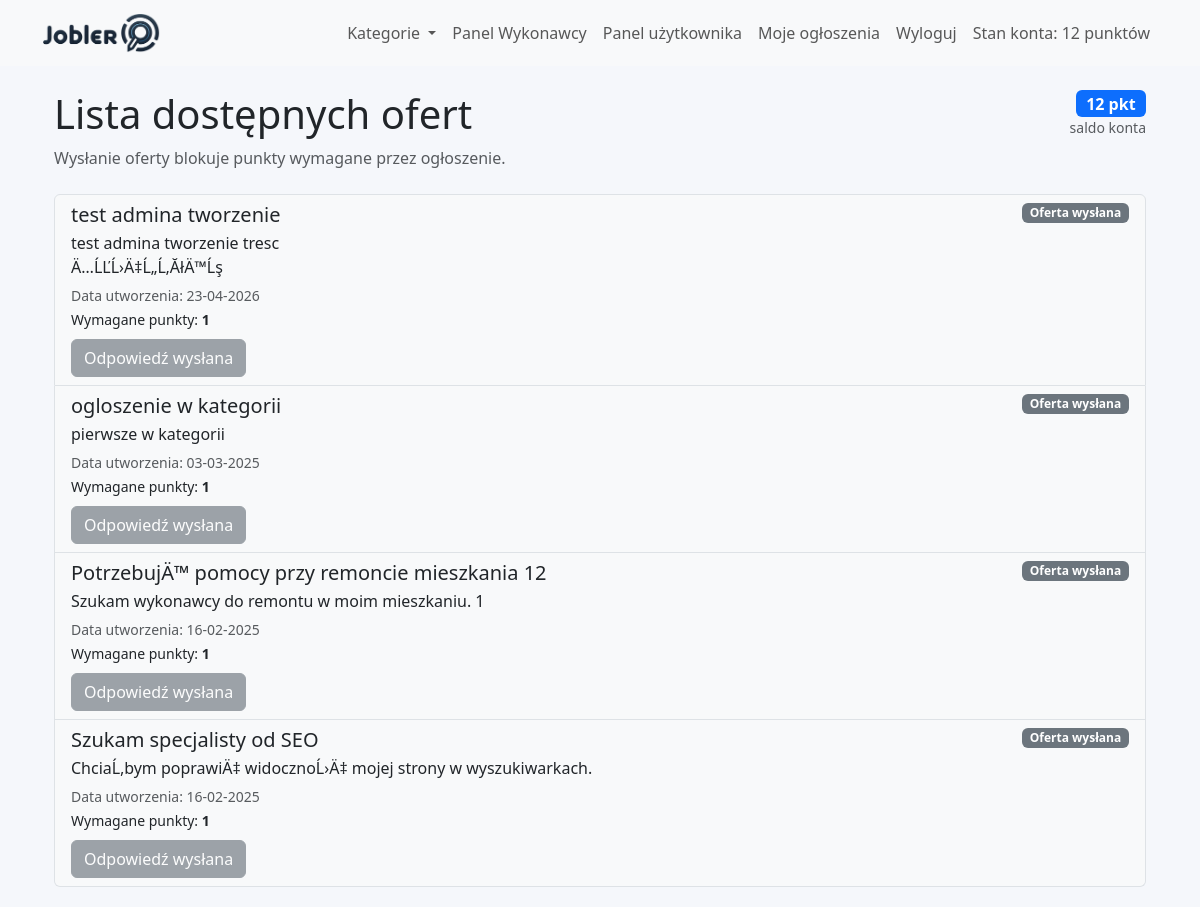
/views/executor/offer_list.php (signed in), run on the app's committed database.
### tables this page shows
CREATE TABLE `users` (
  `id` int(11) NOT NULL,
  `email` varchar(255) NOT NULL,
  `password` varchar(255) NOT NULL,
  `role` enum('user','executor','admin') NOT NULL DEFAULT 'user',
  `created_at` timestamp NOT NULL DEFAULT current_timestamp(),
  `email_verified_at` datetime DEFAULT NULL,
  `last_login` datetime DEFAULT NULL,
  `last_activity` datetime DEFAULT NULL,
  `name` varchar(255) NOT NULL,
  `username` varchar(255) NOT NULL,
  `updated_at` timestamp NOT NULL DEFAULT current_timestamp() ON UPDATE current_timestamp(),
  `registration_ip` varchar(45) DEFAULT NULL,
  `user_agent` varchar(500) DEFAULT NULL,
  `last_login_ip` varchar(45) DEFAULT NULL,
  `status` enum('active','inactive') DEFAULT 'active',
  `phone` varchar(15) DEFAULT NULL,
  `account_balance` int(11) NOT NULL DEFAULT 0,
  `avatar` varchar(255) DEFAULT NULL,
  `need_change` tinyint(1) NOT NULL DEFAULT 0,
  `newsletter_subscription` tinyint(1) DEFAULT 0,
  `original_email` varchar(255) DEFAULT NULL,
  `original_name` varchar(255) DEFAULT NULL,
  `original_username` varchar(255) DEFAULT NULL,
  `original_phone` varchar(50) DEFAULT NULL,
  `profile_updated_at` datetime DEFAULT NULL
);

CREATE TABLE `jobs` (
  `id` int(11) NOT NULL,
  `user_id` int(11) NOT NULL,
  `title` varchar(255) NOT NULL,
  `description` text NOT NULL,
  `status` enum('open','in_progress','closed') NOT NULL DEFAULT 'open',
  `created_at` timestamp NOT NULL DEFAULT current_timestamp(),
  `updated_at` timestamp NOT NULL DEFAULT current_timestamp() ON UPDATE current_timestamp(),
  `points_required` int(11) NOT NULL DEFAULT 1,
  `category_id` int(11) DEFAULT NULL,
  `executor_id` int(11) DEFAULT NULL,
  `budget_estimate` decimal(10,2) DEFAULT NULL,
  `realization_time` varchar(120) DEFAULT NULL,
  `validity_days` int(11) NOT NULL DEFAULT 7,
  `expires_at` datetime DEFAULT NULL,
  `work_mode` varchar(20) NOT NULL DEFAULT 'remote',
  `primary_image` varchar(255) NOT NULL DEFAULT 'no_image.jpg',
  `deleted_at` datetime DEFAULT NULL,
  `archived_at` datetime DEFAULT NULL,
  `archive_reason` varchar(80) DEFAULT NULL
);

### models/Database.php (called while the page is built, shortened)
<?php
class Database {
    private static $pdo;
    public static function getConnection() {
        if (self::$pdo == null) {
            try {
                self::$pdo = new PDO(
                    'mysql:host=localhost;dbname=jobler',
                    'root',
                    ''
                );
                self::$pdo->setAttribute(PDO::ATTR_ERRMODE, PDO::ERRMODE_EXCEPTION);
                self::$pdo->setAttribute(PDO::ATTR_DEFAULT_FETCH_MODE, PDO::FETCH_ASSOC);
            } catch (PDOException $e) {
                die("Connection failed: " . $e->getMessage());
            }
        }
        return self::$pdo;
    }
}
?>

### models/Executor.php (called while the page is built, shortened)
<?php
include_once('Database.php');
class Executor {
    private $pdo;
    private $workflowColumnsEnsured = false;
    public function __construct() {
        $this->pdo = Database::getConnection();
    }
    private function ensureOfferWorkflowColumns() {
        if ($this->workflowColumnsEnsured) {
            return;
        }
        $responseColumns = [
            'proposed_price' => "ALTER TABLE responses ADD COLUMN proposed_price DECIMAL(10,2) DEFAULT NULL",
            'scope' => "ALTER TABLE responses ADD COLUMN scope TEXT DEFAULT NULL",
            'points_reserved' => "ALTER TABLE responses ADD COLUMN points_reserved INT(11) NOT NULL DEFAULT 0",
            'status' => "ALTER TABLE responses ADD COLUMN status VARCHAR(20) NOT NULL DEFAULT 'pending'",
            'accepted_at' => "ALTER TABLE responses ADD COLUMN accepted_at DATETIME DEFAULT NULL",
        ];
        $jobColumns = [
            'executor_id' => "ALTER TABLE jobs ADD COLUMN executor_id INT(11) DEFAULT NULL",
            'deleted_at' => "ALTER TABLE jobs ADD COLUMN deleted_at DATETIME DEFAULT NULL",
            'archived_at' => "ALTER TABLE jobs ADD COLUMN archived_at DATETIME DEFAULT NULL",
            'archive_reason' => "ALTER TABLE jobs ADD COLUMN archive_reason VARCHAR(80) DEFAULT NULL",
        ];
        $stmt = $this->pdo->query("SHOW COLUMNS FROM responses");
        $existingResponseColumns = $stmt ? $stmt->fetchAll(PDO::FETCH_COLUMN) : [];
        $stmt = $this->pdo->query("SHOW COLUMNS FROM jobs");
        $existingJobColumns = $stmt ? $stmt->fetchAll(PDO::FETCH_COLUMN) : [];
        $stmt = $this->pdo->query("SHOW COLUMNS FROM messages");
        $existingMessageColumns = $stmt ? $stmt->fetchAll(PDO::FETCH_ASSOC) : [];
        $this->workflowColumnsEnsured = true;
    }
    public function getAvailableJobs() {
        $this->ensureOfferWorkflowColumns();
        $sql = "SELECT * FROM jobs WHERE status = 'open' AND executor_id IS NULL ORDER BY created_at DESC";
        $stmt = $this->pdo->prepare($sql);
        $stmt->execute();
        return $stmt->fetchAll(PDO::FETCH_ASSOC);
    }
    public function getJobDetails($jobId) {
        $sql = "SELECT * FROM jobs WHERE id = :job_id";
        $stmt = $this->pdo->prepare($sql);
        $stmt->bindParam(':job_id', $jobId);
        $stmt->execute();
        return $stmt->fetch(PDO::FETCH_ASSOC);
    }
    public function hasRespondedToJob($executorId, $jobId) {
        try {
            $queryResponses = "
                SELECT r.id AS response_id, r.executor_id, r.job_id
                FROM responses r
                WHERE r.executor_id = :executorId AND r.job_id = :jobId
                LIMIT 1
            ";
            $stmtResponses = $this->pdo->prepare($queryResponses);
            $stmtResponses->bindParam(':executorId', $executorId, PDO::PARAM_INT);
            $stmtResponses->bindParam(':jobId', $jobId, PDO::PARAM_INT);
            $stmtResponses->execute();
            $response = $stmtResponses->fetch(PDO::FETCH_ASSOC);
            $jobDetails = $this->getJobDetails($jobId);
            $receiverId = $jobDetails['user_id'];
            $computedConversationId = $jobId . "_" . min($executorId, $receiverId) . "_" . max($executorId, $receiverId);
            $queryMessages = "
                SELECT m.conversation_id
                FROM messages m
                WHERE m.job_id = :jobId
                  AND m.conversation_id = :conversationId
                LIMIT 1
            ";
            $stmtMessages = $this->pdo->prepare($queryMessages);
            $stmtMessages->bindParam(':jobId', $jobId, PDO::PARAM_INT);
            $stmtMessages->bindParam(':conversationId', $computedConversationId, PDO::PARAM_STR);
            $stmtMessages->execute();
            $message = $stmtMessages->fetch(PDO::FETCH_ASSOC);
            if ($response) {
                return [
                    'response_id' => $response['response_id'],
                    'conversation_id' => null,
                ];
            }
            return false;
        } catch (PDOException $e) {
            error_log("Database error: " . $e->getMessage());
            throw $e;
        }
    }
    public function getExecutorBalance($executorId) {
        $sql = "SELECT account_balance FROM users WHERE id = :executor_id";
        $stmt = $this->pdo->prepare($sql);
        $stmt->bindParam(':executor_id', $executorId, PDO::PARAM_INT);
        $stmt->execute();
        $result = $stmt->fetch(PDO::FETCH_ASSOC);
        return $result ? $result['account_balance'] : 0;
    }
}
?>

### views/executor/offer_list.php (the view, shortened to what this page needs)
<?php
require_once '../../models/Executor.php';
$executorId = (int)$_SESSION['user_id'];
$executor = new Executor();
$availableJobs = $executor->getAvailableJobs();
$executorBalance = (int)$executor->getExecutorBalance($executorId);
include '../partials/header.php';
?>
<div class="container">
    <div class="d-flex justify-content-between align-items-start mb-4">
        <div>
            <h1>Lista dostępnych ofert</h1>
            <p class="text-muted mb-0">Wysłanie oferty blokuje punkty wymagane przez ogłoszenie.</p>
        </div>
        <div class="text-end">
            <div class="badge bg-primary fs-6"><?= $executorBalance ?> pkt</div>
            <div class="small text-muted">saldo konta</div>
        </div>
    </div>
    <?php if (empty($availableJobs)): ?>
        <div class="alert alert-info">Brak dostępnych ofert do rozważenia.</div>
    <?php else: ?>
        <div class="list-group">
            <?php foreach ($availableJobs as $job): ?>
                <?php
                $responseStatus = $executor->hasRespondedToJob($executorId, $job['id']);
                $hasResponded = $responseStatus !== false;
                $conversationExists = $hasResponded && $responseStatus['conversation_id'] !== null;
                $hasEnoughPoints = $executorBalance >= (int)$job['points_required'];
                ?>
                <div class="list-group-item <?= $hasResponded ? 'bg-light' : '' ?>">
                    <div class="d-flex justify-content-between align-items-start gap-3">
                        <div>
                            <h5 class="mb-1"><?= htmlspecialchars($job['title']) ?></h5>
                            <p class="mb-1"><?= nl2br(htmlspecialchars($job['description'])) ?></p>
                            <small class="text-muted">Data utworzenia: <?= date('d-m-Y', strtotime($job['created_at'])) ?></small>
                            <br>
                            <small>Wymagane punkty: <strong><?= (int)$job['points_required'] ?></strong></small>
                        </div>
                        <?php if (!$hasEnoughPoints && !$hasResponded): ?>
                            <span class="badge bg-danger">Za mało punktów</span>
                        <?php elseif ($hasResponded): ?>
                            <span class="badge bg-secondary">Oferta wysłana</span>
                        <?php endif; ?>
                    </div>
                    <?php if ($conversationExists): ?>
                        <a href="../messages/conversation.php?conversation_id=<?= htmlspecialchars($responseStatus['conversation_id']) ?>&job_id=<?= (int)$job['id'] ?>" class="btn btn-secondary mt-2">Przejdź do konwersacji</a>
                    <?php elseif ($hasResponded): ?>
                        <button class="btn btn-secondary mt-2" disabled>Odpowiedź wysłana</button>
                    <?php elseif ($hasEnoughPoints): ?>
                        <a href="respond_offer.php?job_id=<?= (int)$job['id'] ?>" class="btn btn-primary mt-2">Złóż ofertę</a>
                    <?php else: ?>
                        <a href="payment.php" class="btn btn-outline-primary mt-2">Doładuj konto</a>
                    <?php endif; ?>
                </div>
            <?php endforeach; ?>
        </div>
    <?php endif; ?>
</div>
<?php include '../partials/footer.php'; ?>

### css/style.css (style rules this page uses)
:root { --primary-color: #4e73df; --secondary-color: #f8f9fc; --accent-color: #36b9cc; --text-dark: #5a5c69; --border-radius: 12px; }
body { background-color: #f5f7fb; font-family: 'Segoe UI', Tahoma, Geneva, Verdana, sans-serif; }

### data on the page
users: account_balance "12"
jobs: title "test admina tworzenie", description "test admina tworzenie tresc Ä…ĹĽĹ›Ä‡Ĺ„Ĺ‚ĂłÄ™Ĺş", created_at "23-04-2026", points_required "1", shows "Oferta wysłana", shows "Odpowiedź wysłana"
jobs: title "ogloszenie w kategorii", description "pierwsze w kategorii", created_at "03-03-2025", points_required "1", shows "Oferta wysłana", shows "Odpowiedź wysłana"
jobs: title "PotrzebujÄ™ pomocy przy remoncie mieszkania 12", description "Szukam wykonawcy do remontu w moim mieszkaniu. 1", created_at "16-02-2025", points_required "1", shows "Oferta wysłana", shows "Odpowiedź wysłana"
jobs: title "Szukam specjalisty od SEO", description "ChciaĹ‚bym poprawiÄ‡ widocznoĹ›Ä‡ mojej strony w wyszukiwarkach.", created_at "16-02-2025", points_required "1", shows "Oferta wysłana", shows "Odpowiedź wysłana"

### other printed values
$_SESSION['user_account_balance'] "12"
